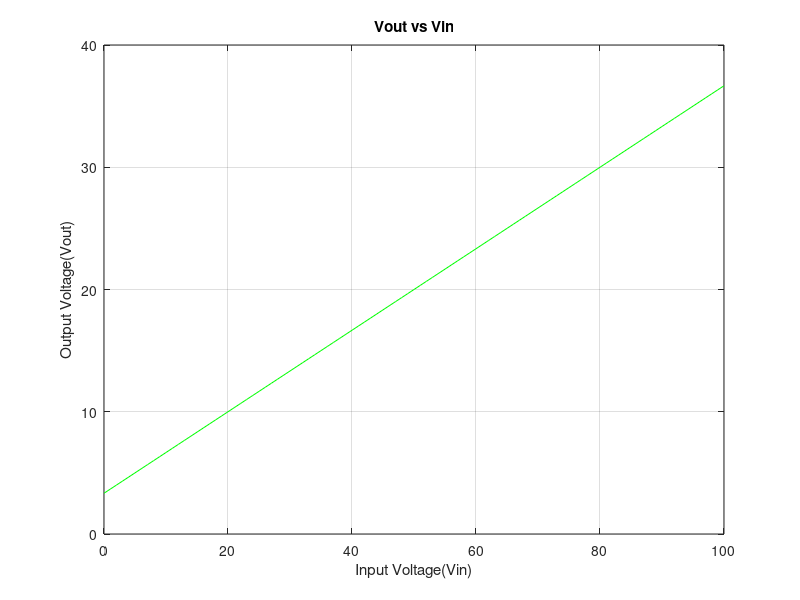

The MATLAB source for this figure:
%The circuit is given where V1 is variable source voltage and we have to
%find out the voltage across resistor R4 for that.
%Here,
R1 = 10;
R2 = 10;
R3 = 5;
R4 = 20;
Vin = 0:100;    % Vin ranges from 0 to 100 with unity interval
V2 = 10;
%Writing the eqn of Mesh 1,
%20*I1 - 10*I2 = Vin - 10;

%Writing the eqn of Mesh 2,
%10*I1 - 35*I2 = -10;

%Then,

I1 = (35/600)*(Vin + 10) - 1;
I2 = (Vin + 10)/60;

Vout = I2*R4;

plot(Vin,Vout,"g");
grid on;
xlabel("Input Voltage(Vin)");
ylabel("Output Voltage(Vout)");
title("Vout vs Vin");

saveas(gcf, 'Fig3.png');